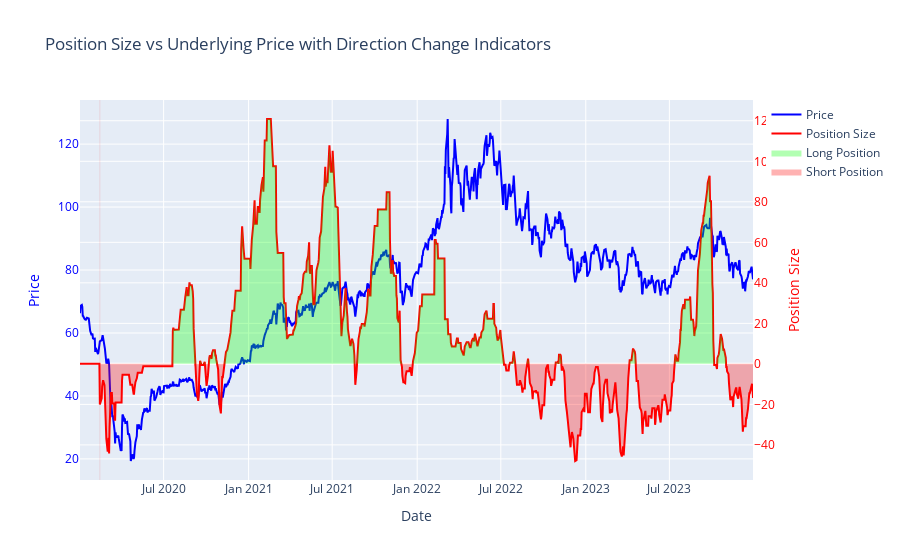
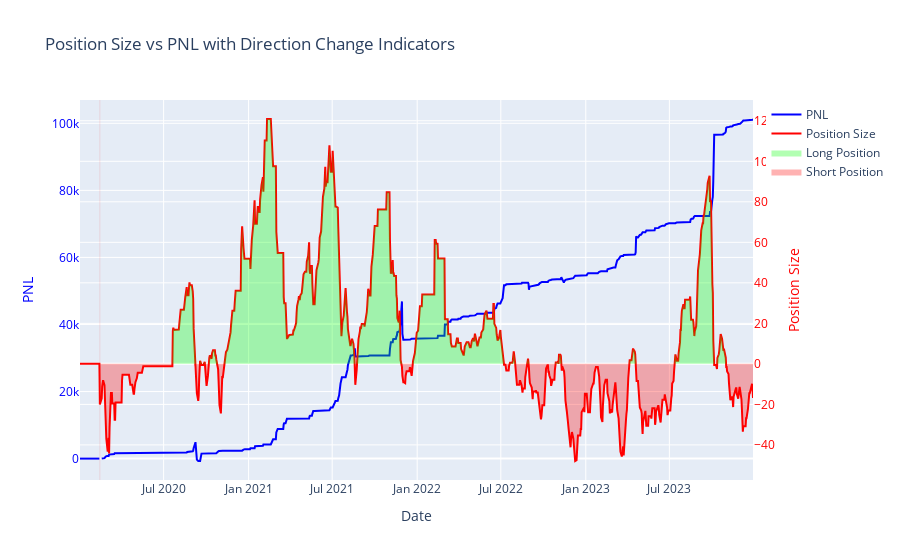

Notebook source saved alongside these figures, in order:
### Code cell
import yfinance as yf
import pandas as pd
import plotly.graph_objs as go
import numpy as np

def fetch_data(ticker, start_date='2020-01-01', end_date='2024-01-01'):
    return yf.download(ticker, start=start_date, end=end_date)

def ewmac(price, vol, Lfast, Lslow):
    fast_ewma = price.ewm(span=Lfast, min_periods=1).mean()
    slow_ewma = price.ewm(span=Lslow, min_periods=1).mean()
    raw_ewmac = fast_ewma - slow_ewma
    return raw_ewmac / vol.ffill()

def calculate_ewmac_signals(data, parameters):
    for filter_speed in parameters:
        Lfast = filter_speed
        Lslow = 4 * filter_speed
        signal_name = f'EWMAC_{filter_speed}'
        data[signal_name] = scale_cap_forecast(ewmac(data['Close'], data['Volatility'], Lfast, Lslow))
    return data

def scale_cap_forecast(signals, cap=20):
    signals = signals * 10 / signals.abs().mean()
    return signals.clip(-cap, cap)

def calculate_pnl(trades, data, initial_capital, margin_rate=0.1, transaction_cost=0.001, multiplier=1000):
    trades['Position Change'] = trades['Position'].diff().fillna(0)
    trades['Position Cost'] = 0.0
    trades['Realized PnL'] = 0.0
    trades['Unrealized PnL'] = 0.0
    trades['Total PnL'] = 0.0
    trades['Account Size'] = initial_capital

    for i in range(1, len(trades)):
        position_change = trades['Position Change'].iloc[i]
        execution_price = data['Close'].iloc[i]
        previous_position = trades['Position'].iloc[i-1]
        position_cost = trades['Position Cost'].iloc[i-1]

        realized_pnl = 0.0  # Initialize realized PnL

        if position_change != 0:  # If there's a change in position
            trades.loc[trades.index[i], 'Position Cost'] = position_cost + (position_change * execution_price * multiplier)

        if position_change > 0:  # Opening a long or adding to long
            trades.loc[trades.index[i], 'Realized PnL'] = 0.0
        elif position_change < 0:  # Reducing or closing a long
            realized_pnl = (execution_price - (position_cost / previous_position)) * (-position_change) * multiplier
            trades.loc[trades.index[i], 'Realized PnL'] = realized_pnl

        trades.loc[trades.index[i], 'Total PnL'] = trades['Realized PnL'].cumsum().iloc[i] + trades['Unrealized PnL'].iloc[i]
        trades.loc[trades.index[i], 'Account Size'] = initial_capital + trades['Total PnL'].iloc[i] - (abs(trades['Position'].iloc[i]) * execution_price * margin_rate * multiplier)

        if trades['Position'].iloc[i] != 0:
            trades.loc[trades.index[i], 'Unrealized PnL'] = trades['Position'].iloc[i] * (execution_price - (position_cost / trades['Position'].iloc[i])) * multiplier
        else:
            trades.loc[trades.index[i], 'Unrealized PnL'] = 0

    return trades

def plot_position_size(position_size, price):
    fig = go.Figure()

    fig.add_trace(go.Scatter(x=price.index, y=price, mode='lines', name='Price', line=dict(color='blue')))
    fig.add_trace(go.Scatter(x=position_size.index, y=position_size, mode='lines', name='Position Size', line=dict(color='red'), yaxis='y2'))
    fig.add_trace(go.Scatter(x=position_size.index, y=position_size * (position_size > 0), mode='lines', fill='tozeroy', name='Long Position', fillcolor='rgba(0,255,0,0.3)', line=dict(width=0), hoverinfo='skip', yaxis='y2'))
    fig.add_trace(go.Scatter(x=position_size.index, y=position_size * (position_size < 0), mode='lines', fill='tozeroy', name='Short Position', fillcolor='rgba(255,0,0,0.3)', line=dict(width=0), hoverinfo='skip', yaxis='y2'))

    for i in range(1, len(position_size)):
        if position_size.iloc[i] != 0 and position_size.iloc[i - 1] == 0:
            fig.add_shape(type="line", xref="x", yref="paper", x0=position_size.index[i], x1=position_size.index[i], y0=0, y1=1, line=dict(color="green" if position_size[i] > 0 else "red", width=1), opacity=0.1)

    fig.update_layout(title='Position Size vs Underlying Price with Direction Change Indicators', xaxis_title='Date')
    fig.update_layout(yaxis=dict(title='Price', color='blue'),
                      yaxis2=dict(title='Position Size', color='red', overlaying='y', side='right'))
    
    fig.show()

def plot_position_size_vs_pnl(trades, pnl):
    fig = go.Figure()

    fig.add_trace(go.Scatter(x=pnl.index, y=pnl, mode='lines', name='PNL', line=dict(color='blue')))
    fig.add_trace(go.Scatter(x=trades.index, y=trades['Position'], mode='lines', name='Position Size', line=dict(color='red'), yaxis='y2'))
    fig.add_trace(go.Scatter(x=trades.index, y=trades['Position'] * (trades['Position'] > 0), mode='lines', fill='tozeroy', name='Long Position', fillcolor='rgba(0,255,0,0.3)', line=dict(width=0), hoverinfo='skip', yaxis='y2'))
    fig.add_trace(go.Scatter(x=trades.index, y=trades['Position'] * (trades['Position'] < 0), mode='lines', fill='tozeroy', name='Short Position', fillcolor='rgba(255,0,0,0.3)', line=dict(width=0), hoverinfo='skip', yaxis='y2'))

    for i in range(1, len(trades)):
        if trades['Position'].iloc[i] != 0 and trades['Position'].iloc[i - 1] == 0:
            fig.add_shape(type="line", xref="x", yref="paper", x0=trades.index[i], x1=trades.index[i], y0=0, y1=1, line=dict(color="green" if trades['Position'].iloc[i] > 0 else "red", width=1), opacity=0.1)

    fig.update_layout(title='Position Size vs PNL with Direction Change Indicators', xaxis_title='Date')
    fig.update_layout(yaxis=dict(title='PNL', color='blue'),
                      yaxis2=dict(title='Position Size', color='red', overlaying='y', side='right'))
    
    fig.show()

def adjust_trade_buffer(data, max_loss_sharpe, window=30):
    rolling_mean = data['Daily_Returns'].rolling(window=window).mean()
    rolling_std = data['Daily_Returns'].rolling(window=window).std()
    rolling_sharpe = rolling_mean / rolling_std
    trade_buffer = (rolling_sharpe.abs() / max_loss_sharpe).clip(lower=1)
    return trade_buffer

def calculate_backtest_metrics(trades, capital, strat, multiplier=1):
    daily_pnl = trades['Total PnL'].diff().fillna(0)
    cumulative_pnl = trades['Total PnL']
    daily_mean_return = daily_pnl.mean()
    daily_std_dev = daily_pnl.std()
    annualized_return = daily_mean_return * 252 / capital
    annualized_std_dev = daily_std_dev * np.sqrt(252) / capital
    sharpe_ratio = annualized_return / annualized_std_dev
    annualized_return_pct = annualized_return * 100
    drawdowns = cumulative_pnl - cumulative_pnl.cummax()
    max_drawdown = drawdowns.min()
    avg_drawdown = drawdowns.mean()
    avg_position = trades['Position'].abs().mean()
    total_turnover = trades['Position'].diff().abs().sum()
    annual_turnover = total_turnover / avg_position / len(trades) * 252
    skew = daily_pnl.skew()
    lower_tail = daily_pnl.quantile(0.05)
    upper_tail = daily_pnl.quantile(0.95)
    alpha = (cumulative_pnl.iloc[-1] / cumulative_pnl.std()) * np.sqrt(252)
    return pd.DataFrame({
        "Initial Capital": capital,
        "Mean Annualised Return  %": annualized_return_pct,
        "Max Drawdown %": max_drawdown / capital * 100,
        "Avg Drawdown %": avg_drawdown / capital * 100,
        "Annual Standard Deviation %": annualized_std_dev * 100,
        "Sharpe Ratio": sharpe_ratio,
        "Annual Turnover": annual_turnover,
        "Skew": skew,
        "Lower Tail (5th percentile)": lower_tail,
        "Upper Tail (95th percentile)": upper_tail,
        "Cumulative PnL": cumulative_pnl.iloc[-1]
    }, index=[strat]).T

def calculate_position_size(capped_signals, risk_target, volatility, price, capital, instrument_weights, fx_rate, idm):
    multiplier = 1000
    weighted_signals = capped_signals.mul(instrument_weights, axis=1)
    average_signal = weighted_signals.sum(axis=1)
    position = average_signal * capital * idm * risk_target / (10 * multiplier * price * fx_rate * volatility)
    return position

def backtest(ticker='BZ=F', start_date='2020-01-01', end_date='2024-01-01', parameters=[4, 8, 16, 32, 64],
             risk_target=0.1, initial_capital=100000, plot=True, transaction_cost=0.0001, max_loss_sharpe=0.1, margin_rate=0.1):
    strat = "EWMAC_" + '_'.join([str(i) for i in parameters])
    instrument_weights = 1
    fx_rate = 1.0
    idm = 1
    data = fetch_data(ticker, start_date, end_date)
    data['Daily_Returns'] = data['Close'].pct_change()
    data['Volatility'] = data['Daily_Returns'].ewm(span=30, min_periods=0).std()
    data = calculate_ewmac_signals(data, parameters)
    signal_cols = [i for i in data.columns if "EWM" in i]
    data["Ideal Position Size"] = calculate_position_size(data[signal_cols], risk_target, data['Volatility'], data['Close'], initial_capital, instrument_weights, fx_rate, idm)
    data['Trade Buffer'] = adjust_trade_buffer(data, max_loss_sharpe)
    data['Position Size'] = data['Ideal Position Size'].where(
        (data['Ideal Position Size'] - data['Ideal Position Size'].shift(1)).abs() > data['Trade Buffer'],
        other=np.nan
    ).ffill().fillna(0)
    trades = pd.DataFrame(index=data.index)
    trades['Position'] = data["Position Size"]
    trades = calculate_pnl(trades, data, initial_capital, margin_rate, transaction_cost, multiplier=1)
    backtest_metrics = calculate_backtest_metrics(trades, initial_capital, strat)
    pd.options.display.float_format = '{:.2f}'.format
    print(backtest_metrics.round(2))
    if plot:
        plot_position_size(trades["Position"], data['Close'])
        plot_position_size_vs_pnl(trades, trades['Total PnL'])
    return trades

trades = backtest()

### Figure 1 — Plotly figure (JSON) as saved in the notebook; plotly's stock layout.template omitted (floating-point values rounded to 4 significant figures; data arrays with more than 128 entries replaced by an {"elided": "..."} marker saying what was removed)
{"data": [{"line": {"color": "blue"}, "mode": "lines", "name": "Price", "type": "scatter", "x": {"elided": "1004 str values"}, "y": {"elided": "1004 float values"}}, {"line": {"color": "red"}, "mode": "lines", "name": "Position Size", "type": "scatter", "x": {"elided": "1004 str values"}, "y": {"elided": "1004 float values"}, "yaxis": "y2"}, {"fill": "tozeroy", "fillcolor": "rgba(0,255,0,0.3)", "hoverinfo": "skip", "line": {"width": 0}, "mode": "lines", "name": "Long Position", "type": "scatter", "x": {"elided": "1004 str values"}, "y": {"elided": "1004 float values"}, "yaxis": "y2"}, {"fill": "tozeroy", "fillcolor": "rgba(255,0,0,0.3)", "hoverinfo": "skip", "line": {"width": 0}, "mode": "lines", "name": "Short Position", "type": "scatter", "x": {"elided": "1004 str values"}, "y": {"elided": "1004 float values"}, "yaxis": "y2"}], "layout": {"shapes": [{"line": {"color": "red", "width": 1}, "opacity": 0.1, "type": "line", "x0": "2020-02-14T00:00:00", "x1": "2020-02-14T00:00:00", "xref": "x", "y0": 0, "y1": 1, "yref": "paper"}], "title": {"text": "Position Size vs Underlying Price with Direction Change Indicators"}, "xaxis": {"title": {"text": "Date"}}, "yaxis": {"color": "blue", "title": {"text": "Price"}}, "yaxis2": {"color": "red", "overlaying": "y", "side": "right", "title": {"text": "Position Size"}}}}

### Figure 2 — Plotly figure (JSON) as saved in the notebook; plotly's stock layout.template omitted (floating-point values rounded to 4 significant figures; data arrays with more than 128 entries replaced by an {"elided": "..."} marker saying what was removed)
{"data": [{"line": {"color": "blue"}, "mode": "lines", "name": "PNL", "type": "scatter", "x": {"elided": "1004 str values"}, "y": {"elided": "1004 float values"}}, {"line": {"color": "red"}, "mode": "lines", "name": "Position Size", "type": "scatter", "x": {"elided": "1004 str values"}, "y": {"elided": "1004 float values"}, "yaxis": "y2"}, {"fill": "tozeroy", "fillcolor": "rgba(0,255,0,0.3)", "hoverinfo": "skip", "line": {"width": 0}, "mode": "lines", "name": "Long Position", "type": "scatter", "x": {"elided": "1004 str values"}, "y": {"elided": "1004 float values"}, "yaxis": "y2"}, {"fill": "tozeroy", "fillcolor": "rgba(255,0,0,0.3)", "hoverinfo": "skip", "line": {"width": 0}, "mode": "lines", "name": "Short Position", "type": "scatter", "x": {"elided": "1004 str values"}, "y": {"elided": "1004 float values"}, "yaxis": "y2"}], "layout": {"shapes": [{"line": {"color": "red", "width": 1}, "opacity": 0.1, "type": "line", "x0": "2020-02-14T00:00:00", "x1": "2020-02-14T00:00:00", "xref": "x", "y0": 0, "y1": 1, "yref": "paper"}], "title": {"text": "Position Size vs PNL with Direction Change Indicators"}, "xaxis": {"title": {"text": "Date"}}, "yaxis": {"color": "blue", "title": {"text": "PNL"}}, "yaxis2": {"color": "red", "overlaying": "y", "side": "right", "title": {"text": "Position Size"}}}}
